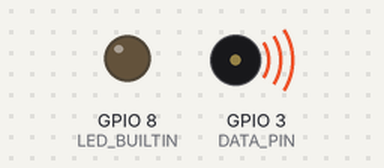
The sketch below on a simulated ESP32-C3. Parts: output pins drawn as LEDs (lit = HIGH), buzzer (waves = sounding). Pins used as bus, display or sensor lines are not drawn. At 0.2 s the program puts the board to deep sleep or switches it off; the recording ends there.

Above: at 0.1 s.
Timing chart, 0 to 0.2 s (numbered marks = the images above):
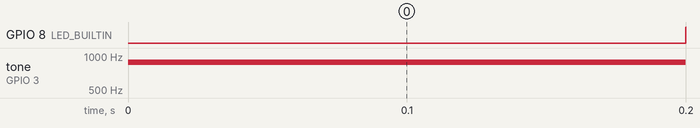

Measured:
- by itself, GPIO 8 (LED_BUILTIN): LOW → HIGH at 0.20 s
- by itself, tone on GPIO 3 (DATA_PIN): silent → 880 Hz at 0.00 s, → silent 0.20 s later

The sketch:

draussenfuchs.de_tx_minimal.ino
```cpp
// (licence header left out)
#define FREQ_HZ 880  // Tone frequency of the fox. For reference: c-major-scale: 440 494 523 587 659 698 784 880 988 1047

#define TIME_TO_TX 200           // Time ESP32 will transmit (in ms)
#define TIME_TO_SLEEP  1800      // Time ESP32 will go to sleep (in ms)

#define DATA_PIN 3               // Pin of the ESP32 connected to the data pin of the transmitter module
#define TX_ARTIFICIAL_VCC_PIN 4  // Pin of the ESP32 providing power to the transmitter module due to unused enable pin

#define uS_TO_MS_FACTOR 1000     // Conversion factor for micro seconds to ms

void setup() {
  // set pin modes
  pinMode(TX_ARTIFICIAL_VCC_PIN, OUTPUT);
  pinMode(DATA_PIN, OUTPUT);
  pinMode(LED_BUILTIN, OUTPUT);

  // set wakeup timer
  esp_sleep_enable_timer_wakeup(TIME_TO_SLEEP * uS_TO_MS_FACTOR);

  // start TX
  digitalWrite(TX_ARTIFICIAL_VCC_PIN, HIGH);  // enable transmitter module
  digitalWrite(LED_BUILTIN, LOW);             // enable built-in LED
  tone(DATA_PIN, FREQ_HZ);                    // output tone to transmitter

  delay(TIME_TO_TX);                          // wait...

  // stop TX
  noTone(DATA_PIN);                           // stop tone
  digitalWrite(LED_BUILTIN, HIGH);            // disable LED
  digitalWrite(TX_ARTIFICIAL_VCC_PIN, LOW);   // disable transmitter module

  esp_deep_sleep_start();                     // go to deep sleep
}

void loop() {
  // never executed because of deep sleep
}
```
